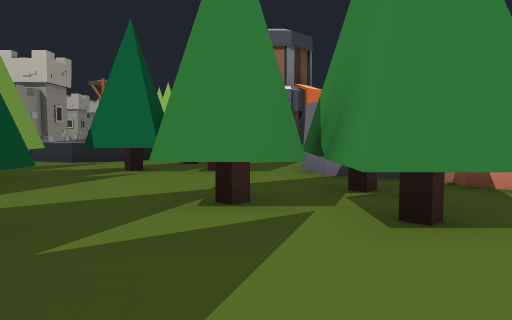
view 1 (above)

24 first-person views from a walk through a scene from a Unity 3-D project. The camera is 1.4 m above the floor, tilts 4° down and sees 70° across. The floor is counted in squares, 2 m on a side. Each view is taken from the middle of a square. On the plan, view 1 faces up. The plan holds only what a view shows up to about 11 squares ahead; the rest is blank. The place goes on beyond the plan.

view 2
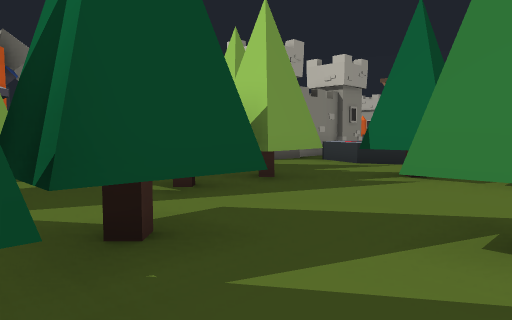

view 3
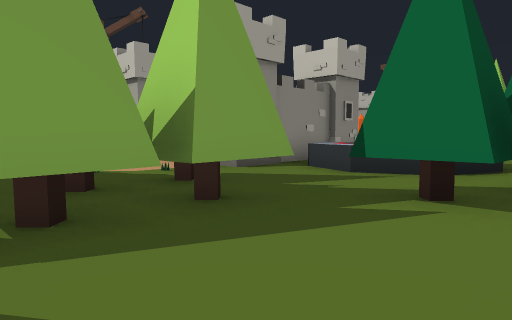

view 4
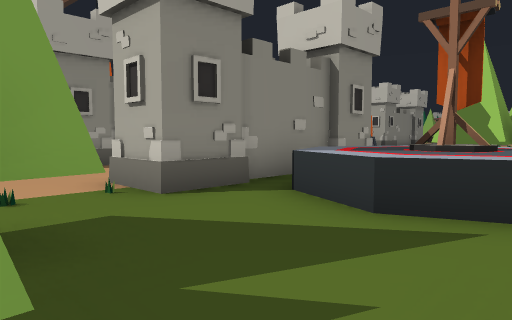

view 5
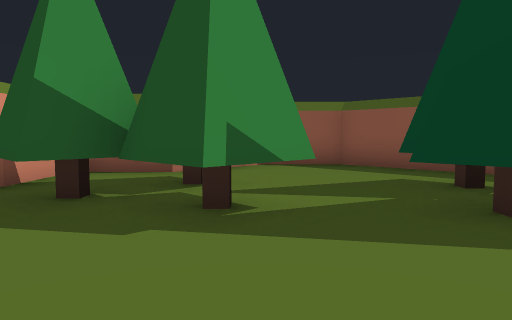

view 6
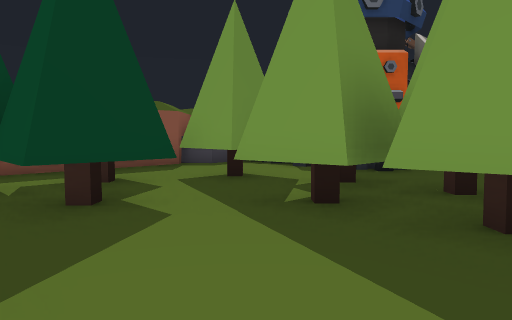

view 7
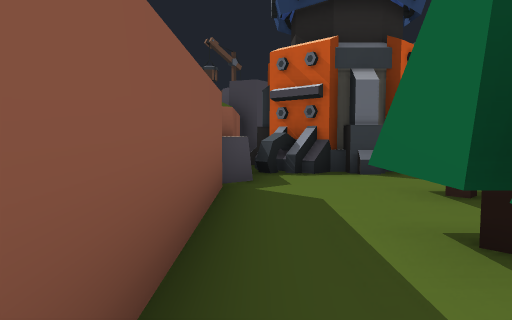

view 8
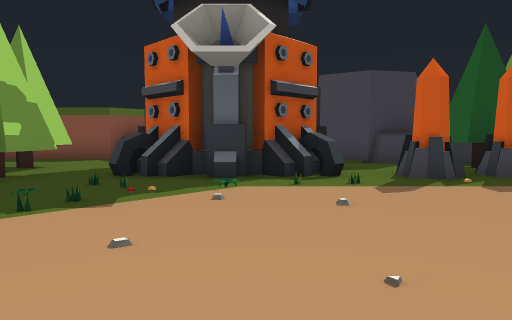

view 9
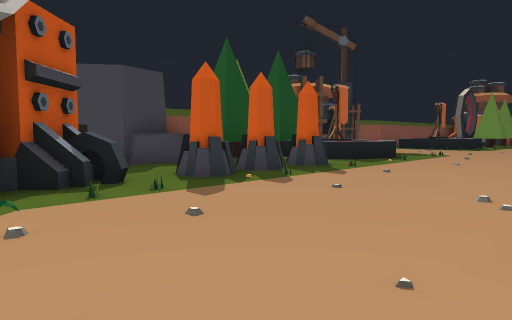

view 10
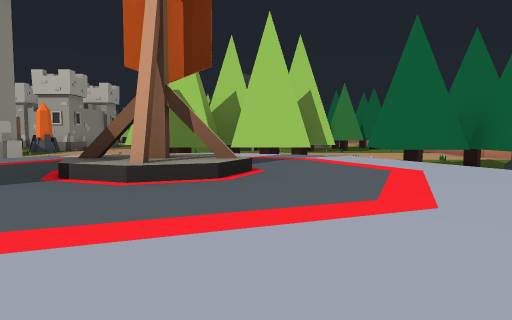

view 11
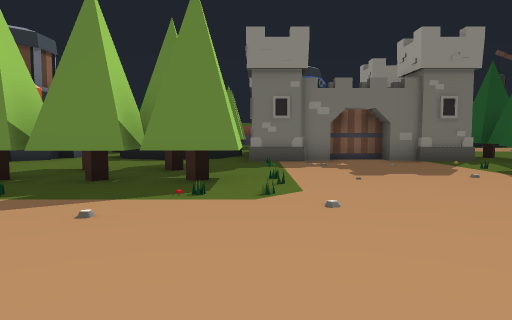

view 12
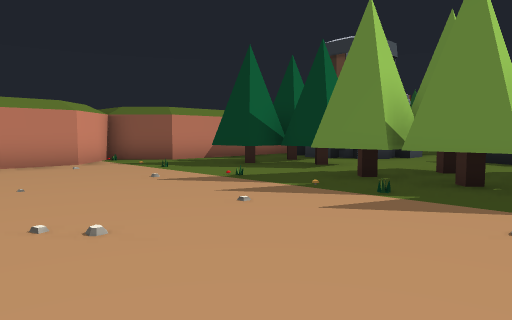

view 13
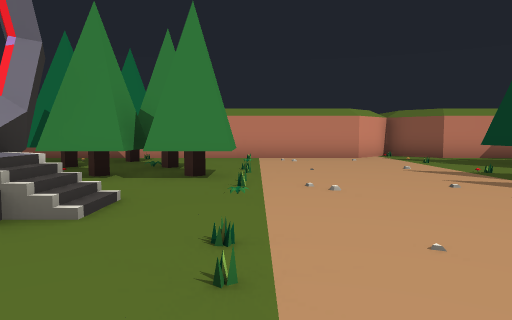

view 14
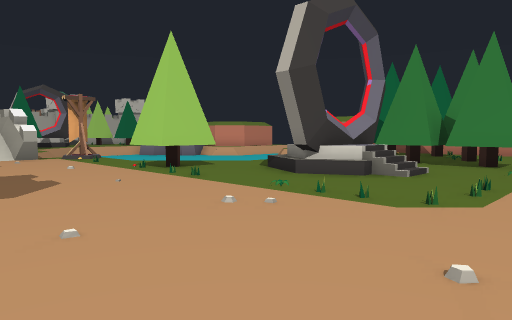

view 15
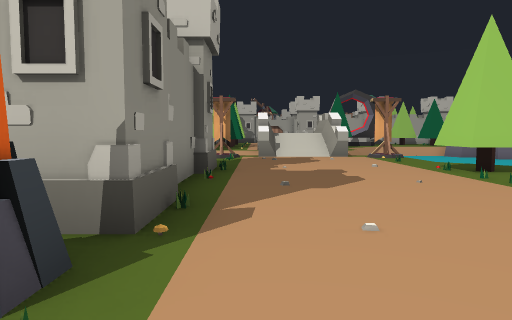

view 16
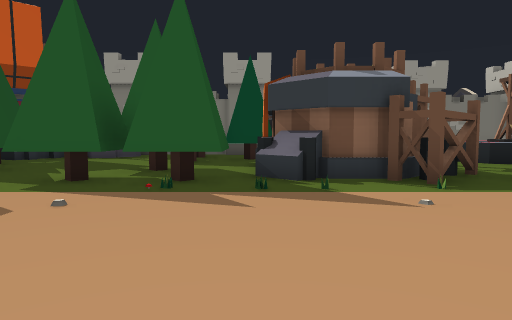

view 17
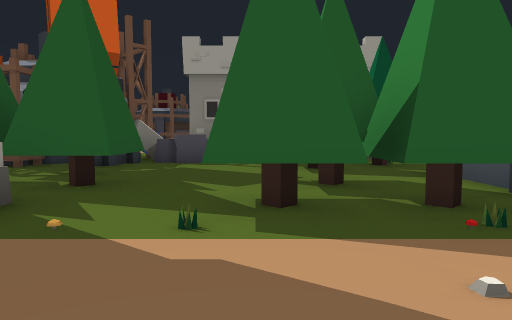

view 18
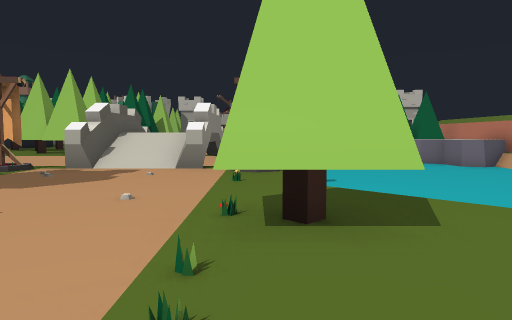

view 19
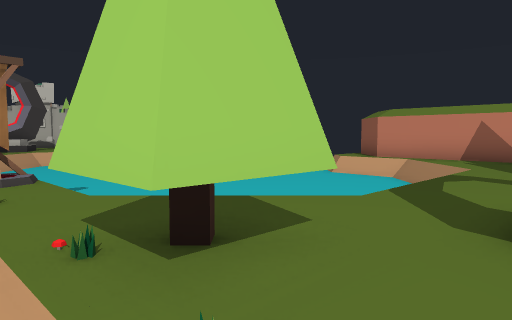

view 20
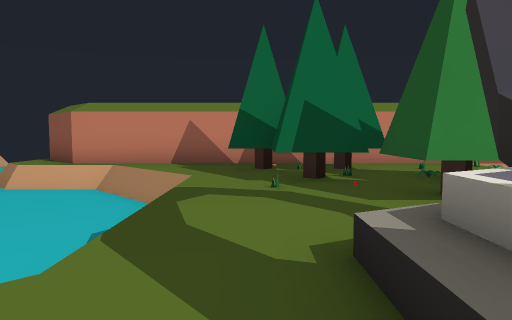

view 21
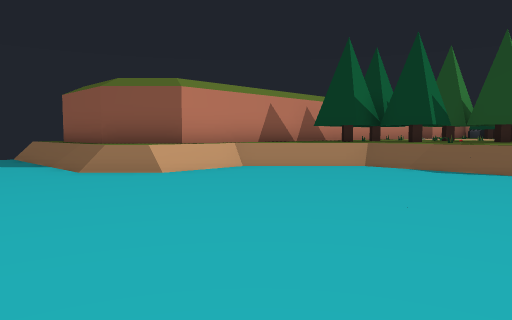

view 22
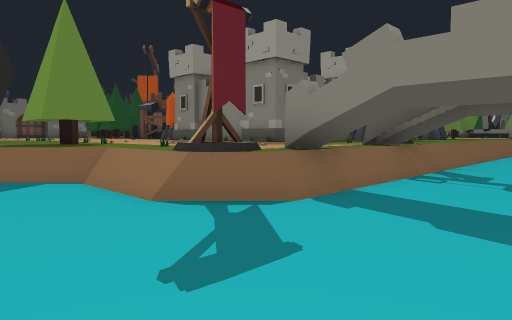

view 23
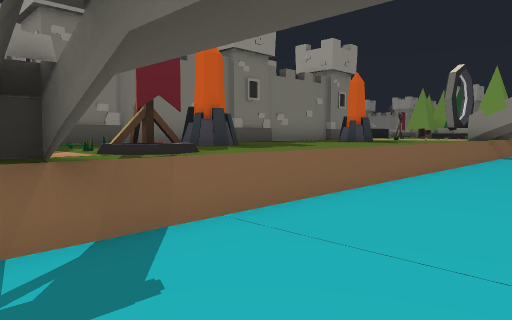

view 24
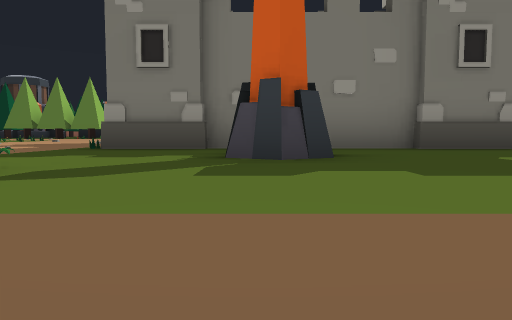

### Floor plan
Key: @ floor where view 1 was taken; # wall or solid block; . main floor; : floor 0.5 m higher than the main floor; - floor 1 m lower than the main floor; / step, stairs or slope; = window, fence, low wall or low ledge; ^ raised ledge; T tree; R rock; W tower; H thing the floor can be seen under or through; C crystal; G gate; O other object.
Columns run from 18 left of view 1 to 7 right of it. Each row starts with its distance up from view 1.
 37      -- -  --------
 36 -----------------------
 35 --------------------------
 34 ///////=//=O---------/////
 33 ......O....O/-------/.####
 32 ....C......./- -----/##
 31  ...C......./- -----/#
 30 .W...WW....../ ----/.#
 29 WW###WW....T#./////..#
 28       #......./../.###
 27       #......//...###
 26 ^^    #.....OOO.TTT###
 25   ^. WW......:..TT#..#
 24   ....C.........#T...#
 23    ..#C........#.....#
 22     ###..............#
 21     ##...............#
 20    ###=..............##
 19  ###.T................#
 18 TTT..##.....HHTH......#
 17 T  .#TT.....HHHH..##.##
 16 .....##.....HHTT.#TT.#
 15 ..................## #
 14 R...#..............
 13 W. T#.##G###.^...##
 12 WWTT#   G  #^^^^.#
 11 WW.        #^^^^.
 10 W          #^^^^.
  9      W ... #.^..
  8      W....W.....TTTR
  7  ..............## T#
  6 ............TT#.....
  5 ............ T#....##
  4 ............TTT..T###
  3 ..C.CC.=##=.# ....T###
  2 ^TCTC..####..#.##....#
  1  T TT..# ##..TTT##...
  0  O RRR.# ##...T##T@..
 -1    RRR## ##R........#
 -2    #R     RR#########

Positions as (right, up) in squares from view 1, and headings:
1: (0, 0), facing up
2: (0, 1), facing up-left
3: (-1, 3), facing up-left
4: (-3, 6), facing up-left
5: (-3, 6), facing down-right
6: (-1, 6), facing down-left
7: (-1, -1), facing left
8: (-10, 9), facing down
9: (-9, 8), facing down-left
10: (-4, 9), facing up
11: (-7, 23), facing down
12: (-6, 23), facing down-right
13: (-8, 23), facing right
14: (-11, 22), facing up-right
15: (-11, 22), facing up
16: (-7, 19), facing left
17: (-9, 16), facing left
18: (-7, 26), facing up
19: (-8, 27), facing up-right
20: (-6, 28), facing right
21: (-4, 37), facing down-right
22: (-4, 37), facing down-left
23: (-10, 37), facing down-left
24: (-14, 35), facing down
